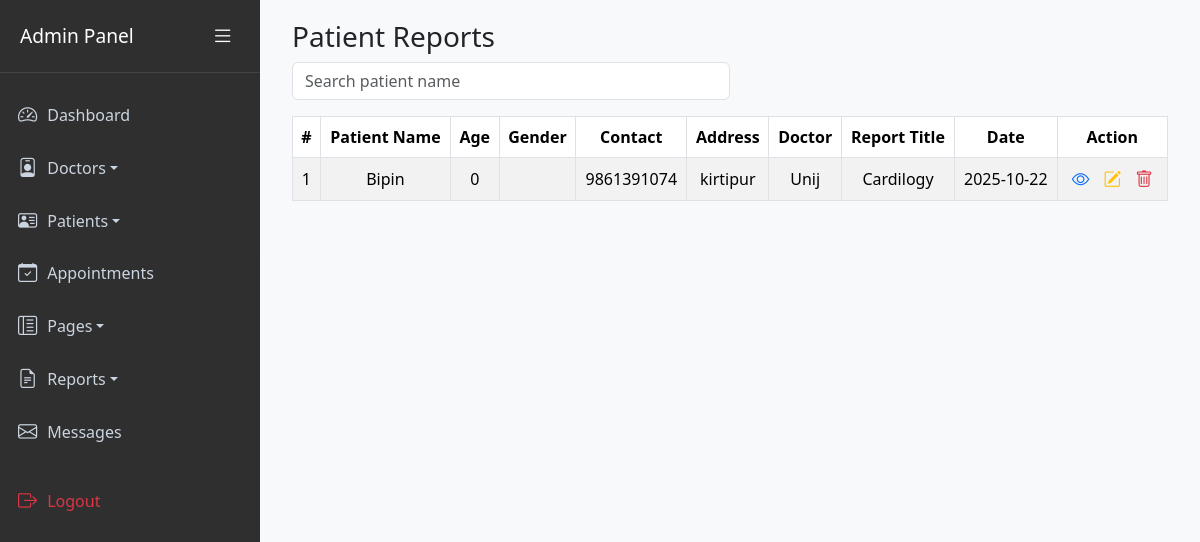
/Admin/report_search.php, run on the app's committed database.
### tables this page shows
CREATE TABLE `patient_reports` (
  `id` int(11) NOT NULL,
  `report_date` date NOT NULL,
  `patient_id` int(11) NOT NULL,
  `doctor_id` int(11) NOT NULL,
  `patient_name` varchar(150) NOT NULL,
  `age` int(3) DEFAULT NULL,
  `DOB` date NOT NULL,
  `gender` varchar(255) NOT NULL,
  `contact` varchar(20) DEFAULT NULL,
  `address` varchar(255) DEFAULT NULL,
  `blood_group` varchar(10) DEFAULT NULL,
  `doctor_name` varchar(150) NOT NULL,
  `doctor_contact` varchar(20) DEFAULT NULL,
  `report_title` varchar(255) NOT NULL,
  `report_description` text DEFAULT NULL,
  `medicine_prescription` text DEFAULT NULL,
  `report_file` varchar(255) DEFAULT NULL,
  `created_at` timestamp NOT NULL DEFAULT current_timestamp()
);

### Admin/report_search.php (the view, shortened to what this page needs)
<?php
require 'db.php';
$search = trim($_GET['search'] ?? '');
if ($search === '') {
    $stmt = $con->prepare("SELECT * FROM patient_reports ORDER BY report_date DESC");
} else {
    $stmt = $con->prepare("SELECT * FROM patient_reports WHERE patient_name LIKE CONCAT('%', ?, '%') ORDER BY report_date DESC");
    $stmt->bind_param("s", $search);
}
$stmt->execute();
$reports = $stmt->get_result();
include 'assets/include/sidebar.php';
?>
<!DOCTYPE html>
<html lang="en">
<head>
<link href="https://cdn.jsdelivr.net/npm/bootstrap@5.3.2/dist/css/bootstrap.min.css" rel="stylesheet">
<link href="https://cdn.jsdelivr.net/npm/bootstrap-icons@1.11.1/font/bootstrap-icons.css" rel="stylesheet">
</head>
<body>
<div class="container-fluid">
    <h3>Patient Reports</h3>
    <form method="GET" class="mb-3 w-50">
        <input type="text" name="search" class="form-control" placeholder="Search patient name" value="<?=htmlspecialchars($search)?>">
    </form>
    <div class="table-responsive">
        <table class="table table-bordered table-striped align-middle">
            <thead>
                <tr>
                    <th>#</th>
                    <th>Patient Name</th>
                    <th>Age</th>
                    <th>Gender</th>
                    <th>Contact</th>
                    <th>Address</th>
                    <th>Doctor</th>
                    <th>Report Title</th>
                    <th>Date</th>
                    <th>Action</th>
                </tr>
            </thead>
            <tbody>
                <?php if ($reports->num_rows == 0): ?>
                    <tr><td colspan="10">No reports found.</td></tr>
                <?php else: $i=1; while($r = $reports->fetch_assoc()): ?>
                <tr>
                    <td><?=$i++?></td>
                    <td><?=htmlspecialchars($r['patient_name'])?></td>
                    <td><?=htmlspecialchars($r['age'])?></td>
                    <td><?=htmlspecialchars($r['gender'])?></td>
                    <td><?=htmlspecialchars($r['contact'])?></td>
                    <td><?=htmlspecialchars($r['address'])?></td>
                    <td><?=htmlspecialchars($r['doctor_name'])?></td>
                    <td><?=htmlspecialchars($r['report_title'])?></td>
                    <td><?=htmlspecialchars($r['report_date'])?></td>
                    <td class="action-icons">
                        <a href="report_view.php?id=<?=$r['id']?>" title="View" class="text-primary"><i class="bi bi-eye"></i></a>
                        <a href="report_edit.php?id=<?=$r['id']?>" title="Edit" class="text-warning"><i class="bi bi-pencil-square"></i></a>
                        <a href="?delete_id=<?=$r['id']?>" title="Delete" class="text-danger" onclick="return confirm('Delete this report?')"><i class="bi bi-trash"></i></a>
                    </td>
                </tr>
                <?php endwhile; endif; ?>
            </tbody>
        </table>
    </div>
</div>
</body>
</html>

### Admin/assets/include/sidebar.php (style rules this page uses)
body { font-family: 'Segoe UI', sans-serif; background: #f5f6f8; margin: 0; display: flex; overflow-x: hidden; }

### Admin/report_search.php (style rules this page uses)
body { font-family:'Segoe UI',sans-serif; margin-left:260px; padding:20px; background:#f8f9fa; }
table { background:#fff; }
th { background:#0d6efd; color:#fff; text-align:center; }
td { text-align:center; vertical-align:middle; }
.action-icons a { margin: 0 5px; font-size: 1.1rem; }

### data on the page
patient_reports: patient_name "Bipin", age "0", contact "9861391074", address "kirtipur", doctor_name "Unij", report_title "Cardilogy", report_date "2025-10-22"
